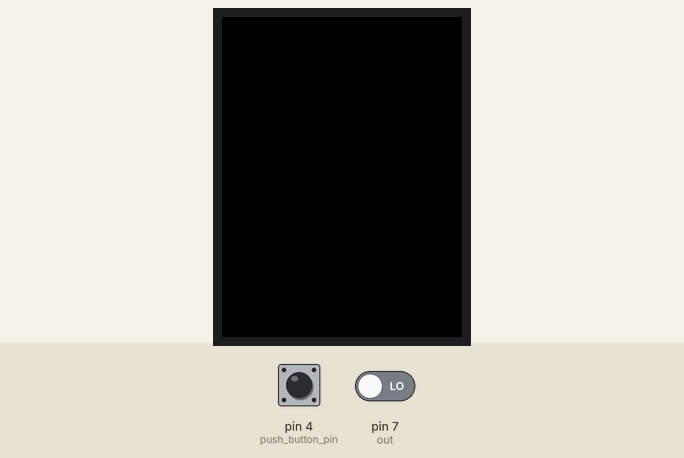
This sketch was run on a simulated Arduino Uno, built with avr-gcc and run on an emulated ATmega328P. Shown: 320×240 colour display. The inputs (shaded band) are chosen by the test bench; at power-on: pin 4 (push_button_pin) HIGH, pin 7 (out) LOW.

Above: at 1.3 s.
1.4 s: pin 4 (push_button_pin) pulled LOW for 0.15 s
4.5 s: pin 4 (push_button_pin) pulsed LOW 2 times (0.12 s each, 0.3 s apart)
At 5.9 s:
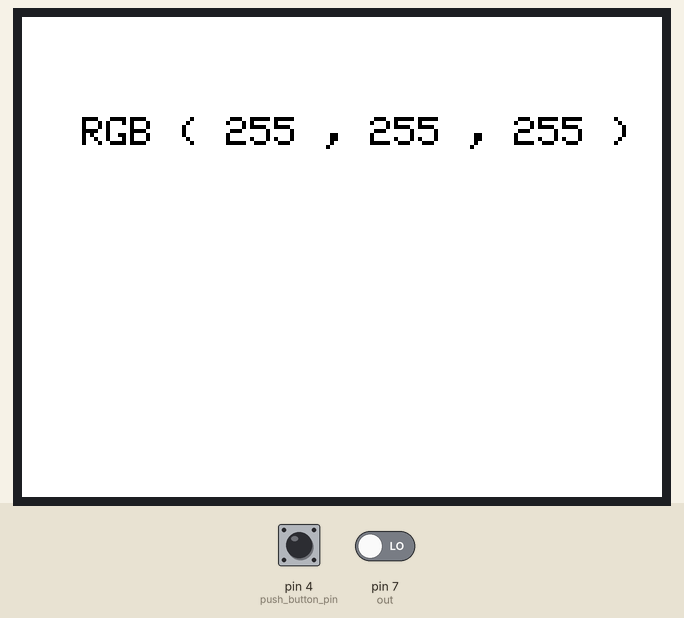
8.1 s: pin 4 (push_button_pin) pulled LOW for 1 s
12.1 s: pin 4 (push_button_pin) pulled LOW for 3.2 s
Timing chart, 0 to 15.1 s (numbered marks = the images above; inputs shaded):
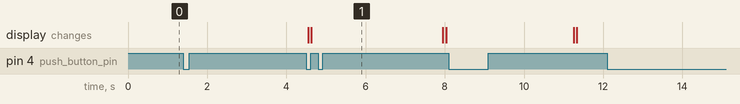

The sketch:

color_sensor.ino
```cpp
#include <SPI.h>
#include <Adafruit_GFX.h>
#include <Adafruit_ILI9341.h> // This assumes you are using the ILI9341-based TFT display

// Define the pin connections for the TFT display
#define TFT_CS 10      // Chip select pin
#define TFT_RST 9      // Reset pin
#define TFT_DC 8       // Data/Command pin
#define TFT_MOSI 11    // SPI MOSI (Master Out Slave In) pin
#define TFT_SCK 13     // SPI SCK (Clock) pin
#define TFT_MISO 12    // SPI MISO (Master In Slave Out) pin

// Create an instance of the Adafruit_ILI9341 class with specified pin connections
Adafruit_ILI9341 tft = Adafruit_ILI9341(TFT_CS, TFT_DC, TFT_MOSI, TFT_SCK, TFT_RST, TFT_MISO);

//push button variables
int push_button_pin = 4;
bool button_released = true;

// Define pin numbers for the color sensor and output
const int out = 7;
const int s0 = 3;
const int s1 = 2;
const int s2 = 6;
const int s3 = 5;

// Variables to store the frequency / pulse duration for Red, Blue, and Green color
int pulse_duration_red, pulse_duration_blue, pulse_duration_green;

//Variables to store value of Red, Blue, and Green color
int red_color, blue_color, green_color;

//Variables to store the lowest and highest pulse duration for Red, Blue, and Green color.
int min_duration_red, min_duration_blue, min_duration_green;
int max_duration_red, max_duration_blue, max_duration_green;


void setup()
{
   // Initialize the TFT display
  tft.begin();
  // Set display rotation (1 for 90 degrees clockwise)
  tft.setRotation(1);
    // Set text size
  tft.setTextSize(2);


  //Setting up push button pin
  pinMode(push_button_pin, INPUT);
  digitalWrite(push_button_pin, HIGH);


  //Setting lowest and highest pulse duration for Red, Blue, and Green color as noted during the test run
  min_duration_red = 9;
  max_duration_red = 53;
  min_duration_blue = 5;
  max_duration_blue = 40;
  min_duration_green = 6;
  max_duration_green = 50;

  // Start serial communication at 9600 bps
  Serial.begin(9600);

  // Set pin modes for the color sensor and output
  pinMode(s0, OUTPUT);
  pinMode(s1, OUTPUT);
  pinMode(s2, OUTPUT);
  pinMode(s3, OUTPUT);
  pinMode(out, INPUT);

  // Set initial conditions for frequency scaling
  digitalWrite(s0, HIGH);
  digitalWrite(s1, HIGH);
}


void loop()
{
   //Reading push button state
   int PinState = digitalRead(push_button_pin);
   //Detecting the color when push button is pressed. Avoid recalling the color function until push button
   //released and pressed again.
   if((PinState == 0) && (button_released == true)){
     button_released = false;
     color();
   }
   if((button_released == false) && (PinState == 1)){
     button_released = true;
   }

}


// Function to detect and print the dominant color
void color()
{

  // Set the sensor to detect the red color
  digitalWrite(s2, LOW);
  digitalWrite(s3, LOW);
  //small pause
  delay(50);
  // Measure the pulse duration (frequency) for the red color
  pulse_duration_red = pulseIn(out, LOW);
  //updating the min pulse duration for red if smaller than previous min pulse duration
  if(pulse_duration_red < min_duration_red){
    min_duration_red = pulse_duration_red;
  }
  //updating the max pulse duration for red if smaller than previous max pulse duration
  if(pulse_duration_red > max_duration_red){
    max_duration_red = pulse_duration_red;
  }


  // Set the sensor to detect the blue color
  digitalWrite(s2, LOW);
  digitalWrite(s3, HIGH);
  //small pause
  delay(50);
  // Measure the pulse duration (frequency) for the blue color
  pulse_duration_blue = pulseIn(out, LOW);
  //updating the min pulse duration for blue if smaller than previous min pulse duration
  if(pulse_duration_blue < min_duration_blue){
    min_duration_blue = pulse_duration_blue;
  }
  //updating the max pulse duration for blue if smaller than previous max pulse duration
  if(pulse_duration_blue > max_duration_blue){
    max_duration_blue = pulse_duration_blue;
  }


  // Set the sensor to detect the Green color
  digitalWrite(s2, HIGH);
  digitalWrite(s3, HIGH);
  //small pause
  delay(50);
  // Measure the pulse duration (frequency) for the green color
  pulse_duration_green = pulseIn(out, LOW);
  //updating the min pulse duration for green if smaller than previous min pulse duration
  if(pulse_duration_green < min_duration_green){
   min_duration_green = pulse_duration_green;
  }
  //updating the max pulse duration for green if smaller than previous max pulse duration
  if(pulse_duration_green > max_duration_green){
   max_duration_green = pulse_duration_green;
  }

 //using the map function to get Red, Blue, Green color values, between 0 and 255, from pulse duration
  red_color = map(pulse_duration_red, min_duration_red, max_duration_red, 255, 0);
  green_color = map(pulse_duration_green, min_duration_green, max_duration_green, 255, 0);
  blue_color = map(pulse_duration_blue, min_duration_blue, max_duration_blue, 255, 0);

 //Using the RGB value as a background color of the TFT screen
  uint16_t rgbColor = tft.color565(red_color, green_color, blue_color);
  tft.fillScreen(rgbColor);

  //printing RGB value on tft screen.
  // Set the cursor position for text drawing (coordinates 50, 50)
  tft.setCursor(30, 50);
  //If background is dark, using light font for the text.
  //If background is light, using dark font for the text.
  //using luminance formula, R, G, and B are the RGB values normalized to the range [0, 1]
  if(get_luminance(float(red_color)/255.0, float(green_color)/255.0, float(blue_color)/255.0) > 0.5){ //background is light color
    //Dark font color for light background
    // Set text color to black
    tft.setTextColor(ILI9341_BLACK);
  }
  else{//background is dark color
    //Light font color for dark background
    // Set text color to white
    tft.setTextColor(ILI9341_WHITE);
  }
  //printing on the TFT
  tft.print("RGB ( "+String(red_color)+" , "+String(green_color)+" , "+String(blue_color)+" ) ");

}


float get_luminance(float R, float G, float B){
    float luminance = 0.2126 * R + 0.7152 * G + 0.0722 * B;
    return luminance;
 }
```

Measured:
- after the input at 1.4 s, every drawn part: stays the same
